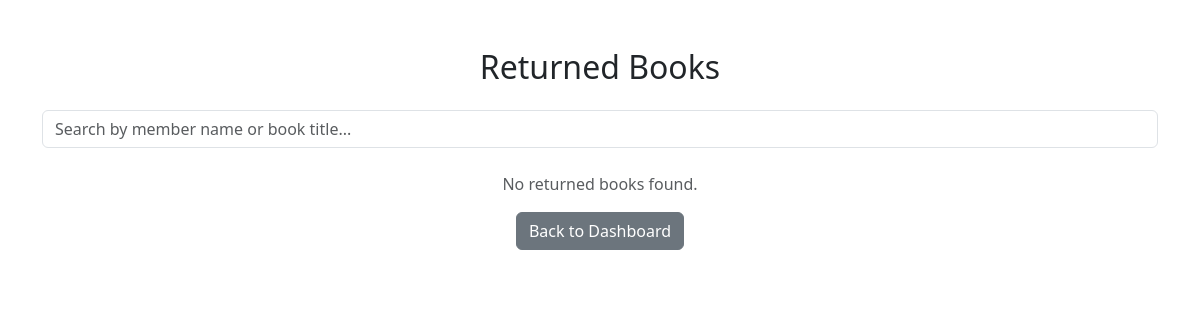
/returned_books.php (signed in), run on an earlier commit of the app's database.
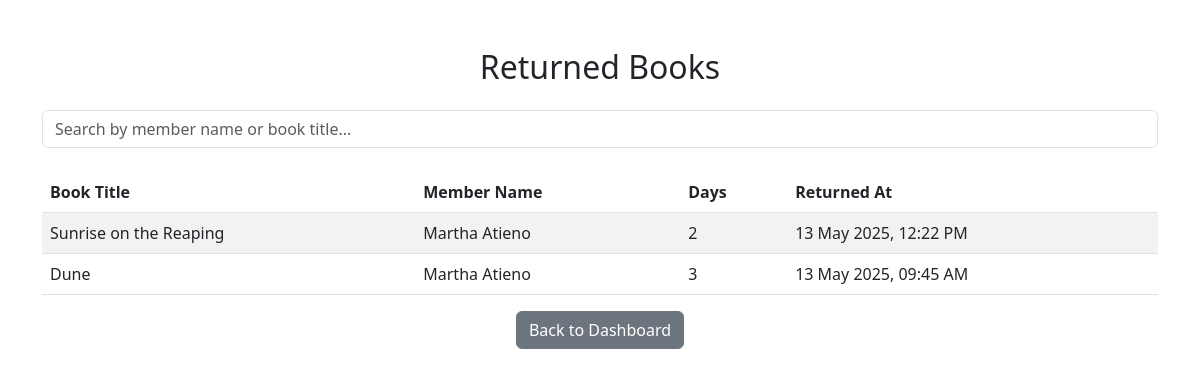
And on a later commit of the database.
### tables this page shows
CREATE TABLE `borrow_requests` (
  `id` int(11) NOT NULL,
  `book_id` int(11) NOT NULL,
  `user_id` int(11) NOT NULL,
  `days` int(11) NOT NULL,
  `total_cost` decimal(10,2) NOT NULL,
  `status` enum('pending','Book Issued','Rejected','Book Returned') DEFAULT 'pending',
  `requested_at` timestamp NOT NULL DEFAULT current_timestamp(),
  `updated_at` timestamp NOT NULL DEFAULT current_timestamp() ON UPDATE current_timestamp()
);

CREATE TABLE `books` (
  `id` int(11) NOT NULL,
  `title` varchar(255) NOT NULL,
  `author` varchar(255) NOT NULL,
  `category_id` int(11) NOT NULL,
  `isbn` varchar(50) NOT NULL,
  `quantity` int(11) NOT NULL,
  `created_at` timestamp NOT NULL DEFAULT current_timestamp(),
  `cover_photo` varchar(255) DEFAULT NULL
);

CREATE TABLE `users` (
  `id` int(11) NOT NULL,
  `name` varchar(100) NOT NULL,
  `email` varchar(100) NOT NULL,
  `password` varchar(255) NOT NULL,
  `role` enum('admin','librarian','member') DEFAULT 'member',
  `created_at` timestamp NOT NULL DEFAULT current_timestamp()
);

### returned_books.php (the view, shortened to what this page needs)
<?php
include 'db_connection.php';
$returned_books_sql = "
    SELECT borrow_requests.id, books.title, users.name AS member_name, borrow_requests.days, borrow_requests.total_cost, borrow_requests.requested_at, borrow_requests.updated_at
    FROM borrow_requests
    INNER JOIN books ON borrow_requests.book_id = books.id
    INNER JOIN users ON borrow_requests.user_id = users.id
    WHERE borrow_requests.status = 'Book Returned'
    ORDER BY borrow_requests.updated_at DESC";
$returned_books_result = $conn->query($returned_books_sql);
?>
<!DOCTYPE html>
<html lang="en">
<head>
    <link href="https://cdn.jsdelivr.net/npm/bootstrap@5.3.0/dist/css/bootstrap.min.css" rel="stylesheet">
</head>
<body>
    <div class="container mt-5">
        <h2 class="text-center">Returned Books</h2>
        <div class="mt-4 mb-3">
            <input type="text" id="searchInput" class="form-control" placeholder="Search by member name or book title...">
        </div>
        <div class="mt-4">
            <?php if ($returned_books_result->num_rows > 0): ?>
                <table class="table table-striped" id="returnedBooksTable">
                    <thead>
                        <tr>
                            <th>Book Title</th>
                            <th>Member Name</th>
                            <th>Days</th>
                            <th>Returned At</th>
                        </tr>
                    </thead>
                    <tbody>
                        <?php while ($book = $returned_books_result->fetch_assoc()): ?>
                            <tr>
                                <td class="book-title"><?= htmlspecialchars($book['title']); ?></td>
                                <td class="member-name"><?= htmlspecialchars($book['member_name']); ?></td>
                                <td><?= $book['days']; ?></td>
                                <td><?= date('d M Y, h:i A', strtotime($book['updated_at'])); ?></td>
                            </tr>
                        <?php endwhile; ?>
                    </tbody>
                </table>
            <?php else: ?>
                <p class="text-muted text-center">No returned books found.</p>
            <?php endif; ?>
        </div>
        <div class="mt-3 text-center">
            <a href="librarian_dashboard.php" class="btn btn-secondary">Back to Dashboard</a>
        </div>
    </div>
</body>
</html>

What changed in the data, as far as the page shows it:
added borrow_requests: book.title "Sunrise on the Reaping", user.name "Martha Atieno", days "2", updated_at "13 May 2025, 12:22 PM"
added borrow_requests: book.title "Dune", user.name "Martha Atieno", days "3", updated_at "13 May 2025, 09:45 AM"
Also different on the page:
text no longer shown: "No returned books found."
text now shown: "Book Title Member Name Days Returned At"
